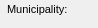
      <widget class="QWidget" name="Additionalinformation_8">
       <property name="geometry">
        <rect>
         <x>0</x>
         <y>0</y>
         <width>98</width>
         <height>28</height>
        </rect>
       </property>
       <attribute name="label">
        <string>Additional information</string>
       </attribute>
       <widget class="QLabel" name="label_streetaxis2_id">
        <property name="geometry">
         <rect>
          <x>9</x>
          <y>50</y>
          <width>83</width>
          <height>22</height>
         </rect>
        </property>
        <property name="font">
         <font>
          <pointsize>8</pointsize>
         </font>
        </property>
        <property name="frameShape">
         <enum>QFrame::NoFrame</enum>
        </property>
        <property name="frameShadow">
         <enum>QFrame::Plain</enum>
        </property>
        <property name="text">
         <string>Street 2:</string>
        </property>
        <property name="textFormat">
         <enum>Qt::AutoText</enum>
        </property>
        <property name="scaledContents">
         <bool>false</bool>
        </property>
        <property name="alignment">
         <set>Qt::AlignLeading|Qt::AlignLeft|Qt::AlignVCenter</set>
        </property>
        <property name="margin">
         <number>3</number>
        </property>
       </widget>
       <widget class="QLabel" name="label_comment">
        <property name="geometry">
         <rect>
          <x>10</x>
          <y>160</y>
          <width>90</width>
          <height>22</height>
         </rect>
        </property>
        <property name="font">
         <font>
          <pointsize>8</pointsize>
         </font>
        </property>
        <property name="frameShape">
         <enum>QFrame::NoFrame</enum>
        </property>
        <property name="frameShadow">
         <enum>QFrame::Plain</enum>
        </property>
        <property name="text">
         <string>Comment:</string>
        </property>
        <property name="textFormat">
         <enum>Qt::AutoText</enum>
        </property>
        <property name="scaledContents">
         <bool>false</bool>
        </property>
        <property name="alignment">
         <set>Qt::AlignLeading|Qt::AlignLeft|Qt::AlignVCenter</set>
        </property>
        <property name="margin">
         <number>3</number>
        </property>
       </widget>
       <widget class="QLabel" name="label_streetaxis_id">
        <property name="geometry">
         <rect>
          <x>9</x>
          <y>23</y>
          <width>99</width>
          <height>22</height>
         </rect>
        </property>
        <property name="font">
         <font>
          <pointsize>8</pointsize>
         </font>
        </property>
        <property name="frameShape">
         <enum>QFrame::NoFrame</enum>
        </property>
        <property name="frameShadow">
         <enum>QFrame::Plain</enum>
        </property>
        <property name="text">
         <string>Street:</string>
        </property>
        <property name="textFormat">
         <enum>Qt::AutoText</enum>
        </property>
        <property name="scaledContents">
         <bool>false</bool>
        </property>
        <property name="alignment">
         <set>Qt::AlignLeading|Qt::AlignLeft|Qt::AlignVCenter</set>
        </property>
        <property name="margin">
         <number>3</number>
        </property>
       </widget>
       <widget class="QLineEdit" name="postcode">
        <property name="geometry">
         <rect>
          <x>435</x>
          <y>0</y>
          <width>126</width>
          <height>18</height>
         </rect>
        </property>
        <property name="font">
         <font>
          <pointsize>8</pointsize>
         </font>
        </property>
        <property name="inputMask">
         <string/>
        </property>
        <property name="text">
         <string/>
        </property>
        <property name="frame">
         <bool>true</bool>
        </property>
       </widget>
       <widget class="QLabel" name="label_postcode">
        <property name="geometry">
         <rect>
          <x>355</x>
          <y>0</y>
          <width>83</width>
          <height>22</height>
         </rect>
        </property>
        <property name="font">
         <font>
          <pointsize>8</pointsize>
         </font>
        </property>
        <property name="frameShape">
         <enum>QFrame::NoFrame</enum>
        </property>
        <property name="frameShadow">
         <enum>QFrame::Plain</enum>
        </property>
        <property name="text">
         <string>Postcode:</string>
        </property>
        <property name="textFormat">
         <enum>Qt::AutoText</enum>
        </property>
        <property name="scaledContents">
         <bool>false</bool>
        </property>
        <property name="alignment">
         <set>Qt::AlignLeading|Qt::AlignLeft|Qt::AlignVCenter</set>
        </property>
        <property name="margin">
         <number>3</number>
        </property>
       </widget>
       <widget class="QLineEdit" name="num_value">
        <property name="geometry">
         <rect>
          <x>435</x>
          <y>235</y>
          <width>126</width>
          <height>18</height>
         </rect>
        </property>
        <property name="echoMode">
         <enum>QLineEdit::Normal</enum>
        </property>
       </widget>
       <widget class="QLineEdit" name="postcomplement">
        <property name="geometry">
         <rect>
          <x>500</x>
          <y>25</y>
          <width>60</width>
          <height>18</height>
         </rect>
        </property>
        <property name="font">
         <font>
          <pointsize>8</pointsize>
         </font>
        </property>
        <property name="inputMask">
         <string/>
        </property>
        <property name="text">
         <string/>
        </property>
        <property name="frame">
         <bool>true</bool>
        </property>
       </widget>
       <widget class="QLabel" name="label_muni_id">
        <property name="geometry">
         <rect>
          <x>7</x>
          <y>-2</y>
          <width>90</width>
          <height>22</height>
         </rect>
        </property>
        <property name="font">
         <font>
          <pointsize>8</pointsize>
         </font>
        </property>
        <property name="frameShape">
         <enum>QFrame::NoFrame</enum>
        </property>
        <property name="frameShadow">
         <enum>QFrame::Plain</enum>
        </property>
        <property name="text">
         <string>Municipality:</string>
        </property>
        <property name="textFormat">
         <enum>Qt::AutoText</enum>
        </property>
        <property name="scaledContents">
         <bool>false</bool>
        </property>
        <property name="alignment">
         <set>Qt::AlignLeading|Qt::AlignLeft|Qt::AlignVCenter</set>
        </property>
        <property name="margin">
         <number>3</number>
        </property>
       </widget>
       <widget class="QComboBox" name="muni_id">
        <property name="geometry">
         <rect>
          <x>110</x>
          <y>0</y>
          <width>235</width>
          <height>18</height>
         </rect>
        </property>
        <property name="font">
         <font>
          <pointsize>8</pointsize>
         </font>
        </property>
       </widget>
       <widget class="QLineEdit" name="postcomplement2">
        <property name="geometry">
         <rect>
          <x>500</x>
          <y>50</y>
          <width>60</width>
          <height>18</height>
         </rect>
        </property>
        <property name="font">
         <font>
          <pointsize>8</pointsize>
         </font>
        </property>
        <property name="inputMask">
         <string/>
        </property>
        <property name="text">
         <string/>
        </property>
        <property name="frame">
         <bool>true</bool>
        </property>
       </widget>
       <widget class="QComboBox" name="streetaxis2_id">
        <property name="geometry">
         <rect>
          <x>110</x>
          <y>50</y>
          <width>235</width>
          <height>18</height>
         </rect>
        </property>
        <property name="font">
         <font>
          <pointsize>8</pointsize>
         </font>
        </property>
       </widget>
       <widget class="QLabel" name="label_postnumber">
        <property name="geometry">
         <rect>
          <x>355</x>
          <y>23</y>
          <width>83</width>
          <height>22</height>
         </rect>
        </property>
        <property name="font">
         <font>
          <pointsize>8</pointsize>
         </font>
        </property>
        <property name="frameShape">
         <enum>QFrame::NoFrame</enum>
        </property>
        <property name="frameShadow">
         <enum>QFrame::Plain</enum>
        </property>
        <property name="text">
         <string>Postnumber:</string>
        </property>
        <property name="textFormat">
         <enum>Qt::AutoText</enum>
        </property>
        <property name="scaledContents">
         <bool>false</bool>
        </property>
        <property name="alignment">
         <set>Qt::AlignLeading|Qt::AlignLeft|Qt::AlignVCenter</set>
        </property>
        <property name="margin">
         <number>3</number>
        </property>
       </widget>
       <widget class="QLabel" name="label_num_value">
        <property name="geometry">
         <rect>
          <x>355</x>
          <y>233</y>
          <width>90</width>
          <height>22</height>
         </rect>
        </property>
        <property name="font">
         <font>
          <pointsize>8</pointsize>
         </font>
        </property>
        <property name="frameShape">
         <enum>QFrame::NoFrame</enum>
        </property>
        <property name="frameShadow">
         <enum>QFrame::Plain</enum>
        </property>
        <property name="text">
         <string>Numeric value:</string>
        </property>
        <property name="textFormat">
         <enum>Qt::AutoText</enum>
        </property>
        <property name="scaledContents">
         <bool>false</bool>
        </property>
        <property name="alignment">
         <set>Qt::AlignLeading|Qt::AlignLeft|Qt::AlignVCenter</set>
        </property>
        <property name="margin">
         <number>3</number>
        </property>
       </widget>
       <widget class="QTextEdit" name="annotation">
        <property name="geometry">
         <rect>
          <x>110</x>
          <y>75</y>
          <width>451</width>
          <height>32</height>
         </rect>
        </property>
        <property name="frameShape">
         <enum>QFrame::StyledPanel</enum>
        </property>
        <property name="frameShadow">
         <enum>QFrame::Raised</enum>
        </property>
       </widget>
       <widget class="QLabel" name="label_link">
        <property name="geometry">
         <rect>
          <x>10</x>
          <y>233</y>
          <width>90</width>
          <height>22</height>
         </rect>
        </property>
        <property name="font">
         <font>
          <pointsize>8</pointsize>
         </font>
        </property>
        <property name="frameShape">
         <enum>QFrame::NoFrame</enum>
        </property>
        <property name="frameShadow">
         <enum>QFrame::Plain</enum>
        </property>
        <property name="text">
         <string>Link:</string>
        </property>
        <property name="textFormat">
         <enum>Qt::AutoText</enum>
        </property>
        <property name="scaledContents">
         <bool>false</bool>
        </property>
        <property name="alignment">
         <set>Qt::AlignLeading|Qt::AlignLeft|Qt::AlignVCenter</set>
        </property>
        <property name="margin">
         <number>3</number>
        </property>
       </widget>
       <widget class="QLabel" name="label_observ">
        <property name="geometry">
         <rect>
          <x>10</x>
          <y>120</y>
          <width>90</width>
          <height>22</height>
         </rect>
        </property>
        <property name="font">
         <font>
          <pointsize>8</pointsize>
         </font>
        </property>
        <property name="frameShape">
         <enum>QFrame::NoFrame</enum>
        </property>
        <property name="frameShadow">
         <enum>QFrame::Plain</enum>
        </property>
        <property name="text">
         <string>Observation:</string>
        </property>
        <property name="textFormat">
         <enum>Qt::AutoText</enum>
        </property>
        <property name="scaledContents">
         <bool>false</bool>
        </property>
        <property name="alignment">
         <set>Qt::AlignLeading|Qt::AlignLeft|Qt::AlignVCenter</set>
        </property>
        <property name="margin">
         <number>3</number>
        </property>
       </widget>
       <widget class="QLabel" name="label_annotation">
        <property name="geometry">
         <rect>
          <x>10</x>
          <y>80</y>
          <width>90</width>
          <height>22</height>
         </rect>
        </property>
        <property name="font">
         <font>
          <pointsize>8</pointsize>
         </font>
        </property>
        <property name="frameShape">
         <enum>QFrame::NoFrame</enum>
        </property>
        <property name="frameShadow">
         <enum>QFrame::Plain</enum>
        </property>
        <property name="text">
         <string>Annotation:</string>
        </property>
        <property name="textFormat">
         <enum>Qt::AutoText</enum>
        </property>
        <property name="scaledContents">
         <bool>false</bool>
        </property>
        <property name="alignment">
         <set>Qt::AlignLeading|Qt::AlignLeft|Qt::AlignVCenter</set>
        </property>
        <property name="margin">
         <number>3</number>
        </property>
       </widget>
       <widget class="QLineEdit" name="postnumber2">
        <property name="geometry">
         <rect>
          <x>435</x>
          <y>50</y>
          <width>60</width>
          <height>18</height>
         </rect>
        </property>
        <property name="font">
         <font>
          <pointsize>8</pointsize>
         </font>
        </property>
        <property name="inputMask">
         <string/>
        </property>
        <property name="text">
         <string/>
        </property>
        <property name="frame">
         <bool>true</bool>
        </property>
       </widget>
       <widget class="QComboBox" name="streetaxis_id">
        <property name="geometry">
         <rect>
          <x>110</x>
          <y>25</y>
          <width>235</width>
          <height>18</height>
         </rect>
        </property>
        <property name="font">
         <font>
          <pointsize>8</pointsize>
         </font>
        </property>
       </widget>
       <widget class="QLineEdit" name="postnumber">
        <property name="geometry">
         <rect>
          <x>435</x>
          <y>25</y>
          <width>60</width>
          <height>18</height>
         </rect>
        </property>
        <property name="font">
         <font>
          <pointsize>8</pointsize>
         </font>
        </property>
        <property name="inputMask">
         <string/>
        </property>
        <property name="text">
         <string/>
        </property>
        <property name="frame">
         <bool>true</bool>
        </property>
       </widget>
       <widget class="QTextEdit" name="observ">
        <property name="geometry">
         <rect>
          <x>110</x>
          <y>115</y>
          <width>451</width>
          <height>32</height>
         </rect>
        </property>
       </widget>
       <widget class="QLabel" name="label_postnumber2">
        <property name="geometry">
         <rect>
          <x>355</x>
          <y>45</y>
          <width>85</width>
          <height>22</height>
         </rect>
        </property>
        <property name="font">
         <font>
          <pointsize>8</pointsize>
         </font>
        </property>
        <property name="frameShape">
         <enum>QFrame::NoFrame</enum>
        </property>
        <property name="frameShadow">
         <enum>QFrame::Plain</enum>
        </property>
        <property name="text">
         <string>Postnumber 2:</string>
        </property>
        <property name="textFormat">
         <enum>Qt::AutoText</enum>
        </property>
        <property name="scaledContents">
         <bool>false</bool>
        </property>
        <property name="alignment">
         <set>Qt::AlignLeading|Qt::AlignLeft|Qt::AlignVCenter</set>
        </property>
        <property name="margin">
         <number>3</number>
        </property>
       </widget>
       <widget class="QLabel" name="label_descript_2">
        <property name="geometry">
         <rect>
          <x>10</x>
          <y>200</y>
          <width>91</width>
          <height>22</height>
         </rect>
        </property>
        <property name="font">
         <font>
          <pointsize>8</pointsize>
         </font>
        </property>
        <property name="frameShape">
         <enum>QFrame::NoFrame</enum>
        </property>
        <property name="frameShadow">
         <enum>QFrame::Plain</enum>
        </property>
        <property name="text">
         <string>Description:</string>
        </property>
        <property name="textFormat">
         <enum>Qt::AutoText</enum>
        </property>
        <property name="scaledContents">
         <bool>false</bool>
        </property>
        <property name="alignment">
         <set>Qt::AlignLeading|Qt::AlignLeft|Qt::AlignVCenter</set>
        </property>
        <property name="margin">
         <number>3</number>
        </property>
       </widget>
       <widget class="QTextEdit" name="link">
        <property name="enabled">
         <bool>false</bool>
        </property>
        <property name="geometry">
         <rect>
          <x>110</x>
          <y>235</y>
          <width>235</width>
          <height>18</height>
         </rect>
        </property>
        <property name="verticalScrollBarPolicy">
         <enum>Qt::ScrollBarAlwaysOff</enum>
        </property>
        <property name="horizontalScrollBarPolicy">
         <enum>Qt::ScrollBarAlwaysOff</enum>
        </property>
       </widget>
       <widget class="QTextEdit" name="comment">
        <property name="geometry">
         <rect>
          <x>110</x>
          <y>155</y>
          <width>451</width>
          <height>32</height>
         </rect>
        </property>
        <property name="frameShadow">
         <enum>QFrame::Sunken</enum>
        </property>
        <property name="lineWidth">
         <number>1</number>
        </property>
       </widget>
       <widget class="QTextEdit" name="descript">
        <property name="geometry">
         <rect>
          <x>110</x>
          <y>195</y>
          <width>451</width>
          <height>32</height>
         </rect>
        </property>
       </widget>
      </widget>
